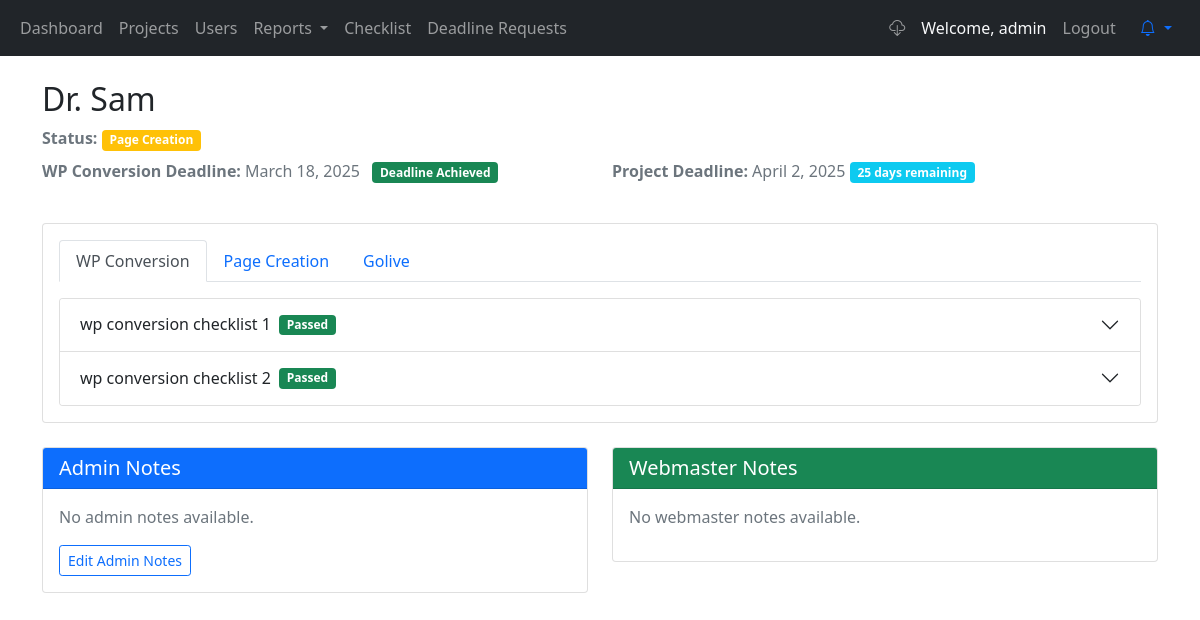
Page /view_project.php?id=161 (signed in) on the committed database.
### tables this page shows
CREATE TABLE IF NOT EXISTS `projects` (
  `id` int NOT NULL AUTO_INCREMENT,
  `name` varchar(100) NOT NULL,
  `webmaster_id` int DEFAULT NULL,
  `current_status` varchar(255) DEFAULT 'wp_conversion',
  `project_deadline` date DEFAULT NULL,
  `wp_conversion_deadline` date DEFAULT NULL,
  `gp_link` varchar(255) DEFAULT NULL,
  `ticket_link` varchar(255) DEFAULT NULL,
  `test_site_link` varchar(255) DEFAULT NULL,
  `live_site_link` varchar(255) DEFAULT NULL,
  `created_at` timestamp NULL DEFAULT CURRENT_TIMESTAMP,
  `updated_at` timestamp NULL DEFAULT CURRENT_TIMESTAMP ON UPDATE CURRENT_TIMESTAMP,
  `admin_notes` text,
  `webmaster_notes` text,
  PRIMARY KEY (`id`),
  UNIQUE KEY `unique_project_name` (`name`),
  KEY `webmaster_id` (`webmaster_id`)
);

CREATE TABLE IF NOT EXISTS `checklist_items` (
  `id` int NOT NULL AUTO_INCREMENT,
  `stage` enum('wp_conversion','page_creation','golive') NOT NULL,
  `title` varchar(255) NOT NULL,
  `how_to_check` text NOT NULL,
  `how_to_fix` text NOT NULL,
  `created_by` int DEFAULT NULL,
  `is_archived` tinyint(1) DEFAULT '0',
  `archived_at` datetime DEFAULT NULL,
  `archived_by` int DEFAULT NULL,
  PRIMARY KEY (`id`),
  KEY `created_by` (`created_by`),
  KEY `idx_archived` (`is_archived`)
);

### includes/functions.php (called while the page is built, shortened)
<?php
function syncProjectChecklist($project_id = null) {
    global $conn;
    $projects_query = $project_id ?
        "SELECT id, created_at FROM projects WHERE id = ?" :
        "SELECT id, created_at FROM projects";
    if ($project_id) {
        $stmt = $conn->prepare($projects_query);
        $stmt->bind_param("i", $project_id);
        $stmt->execute();
        $projects = $stmt->get_result();
    } else {
        $projects = $conn->query($projects_query);
    }
    while ($project = $projects->fetch_assoc()) {
        $query = "SELECT ci.*
                 FROM checklist_items ci
                 LEFT JOIN project_checklist_status pcs
                    ON ci.id = pcs.checklist_item_id
                    AND pcs.project_id = ?
                 WHERE pcs.id IS NULL
                 AND (ci.is_archived = 0 OR ci.archived_at > ?)";
        $stmt = $conn->prepare($query);
        $stmt->bind_param("is", $project['id'], $project['created_at']);
        $stmt->execute();
        $missing_items = $stmt->get_result();
        while ($item = $missing_items->fetch_assoc()) {
            $insert = $conn->prepare("INSERT INTO project_checklist_status
                                    (project_id, checklist_item_id, status, updated_at)
                                    VALUES (?, ?, 'idle', NOW())");
            $insert->bind_param("ii", $project['id'], $item['id']);
            $insert->execute();
        }
    }
}

### includes/config.php (called while the page is built, shortened)
<?php
function getUserRole() {
    return $_SESSION['user_role'] ?? null;
}

### view_project.php (the view, shortened to what this page needs)
<?php
require_once 'includes/config.php';
$project_id = (int)$_GET['id'];
$query = "SELECT p.*, u.username as webmaster_name,
          COALESCE(p.current_status, 'wp_conversion') as current_status,
          p.project_deadline,
          p.wp_conversion_deadline
          FROM projects p
          LEFT JOIN users u ON p.webmaster_id = u.id
          WHERE p.id = ?";
$stmt = $conn->prepare($query);
$stmt->bind_param("i", $project_id);
$stmt->execute();
$project = $stmt->get_result()->fetch_assoc();
$wp_deadline = !empty($project['wp_conversion_deadline']) ? $project['wp_conversion_deadline'] : '';
require_once 'includes/functions.php';
syncProjectChecklist($project_id);
$query = "SELECT ci.*, COALESCE(pcs.status, 'idle') as status,
          (SELECT COUNT(*) FROM comments c
           WHERE c.project_id = ? AND c.checklist_item_id = ci.id) as comment_count
          FROM checklist_items ci
          JOIN project_checklist_status pcs  -- Changed LEFT JOIN to JOIN to only show items in this project
              ON ci.id = pcs.checklist_item_id
              AND pcs.project_id = ?
          ORDER BY ci.stage, ci.id";
$stmt = $conn->prepare($query);
$stmt->bind_param("ii", $project_id, $project_id);
$stmt->execute();
$checklist_items = $stmt->get_result();
require_once 'includes/header.php'
?>
<div class="container mt-4">
    <div class="row mb-4">
        <div class="col">
            <h2><?php echo htmlspecialchars($project['name']); ?></h2>
            <div class="text-muted mb-3">
                <div class="row mb-2">
                    <div class="col-md-6">
                        <strong>Status:</strong>
                        <?php
                        $statuses = !empty($project['current_status']) ? explode(',', $project['current_status']) : [];
                        if (empty($statuses)): ?>
                            <span class="badge bg-secondary me-1">No Status</span>
                        <?php else:
                            sort($statuses);
                            foreach ($statuses as $status):
                                $status_class = 'secondary';
                                if (strpos($status, 'wp_conversion') !== false) {
                                    $status_class = 'info';
                                } elseif (strpos($status, 'page_creation') !== false) {
                                    $status_class = 'warning';
                                } elseif (strpos($status, 'golive') !== false) {
                                    $status_class = 'success';
                                }
                        ?>
                                <span class="badge bg-<?php echo $status_class; ?> me-1">
                                    <?php echo ucwords(str_replace('_', ' ', $status)); ?>
                                </span>
                        <?php
                            endforeach;
                        endif;
                        ?>
                    </div>
                    <div class="col-md-6">
                    </div>
                </div>
                <div class="row">
                    <div class="col-md-6">
                        <strong>WP Conversion Deadline:</strong>
                        <?php
if (!empty($wp_deadline)) {
    $wp_deadline_obj = new DateTime($wp_deadline);
    $wp_deadline_obj->setTime(23, 59, 59);
    $today = new DateTime();
    $using_extended_deadline = false;
    echo date('F j, Y', strtotime($wp_deadline));
    $has_achieved_wp_qa = false;
    if (!$has_achieved_wp_qa && (in_array('page_creation', $statuses) || in_array('page_creation_qa', $statuses) ||
        in_array('golive', $statuses) || in_array('golive_qa', $statuses))) {
        $has_achieved_wp_qa = true;
    }
    $wp_qa_date = null;
    if ($has_achieved_wp_qa) {
        if ($wp_qa_date) {
            if ($using_extended_deadline && $wp_original_deadline_obj && $wp_qa_date > $wp_original_deadline_obj) {
                $missed_text = "Deadline Missed";
                if ($extension_count > 0) {
                    $missed_text .= " ({$extension_count}x)";
                }
                echo ' <span class="badge bg-danger ms-2">' . $missed_text . '</span>';
            }
            elseif ($wp_qa_date <= $wp_deadline_obj) {
                echo ' <span class="badge bg-success ms-2">Deadline Achieved</span>';
            }
            else {
                $missed_text = "Deadline Missed";
                if ($extension_count > 0) {
                    $missed_text .= " ({$extension_count}x)";
                }
                echo ' <span class="badge bg-danger ms-2">' . $missed_text . '</span>';
            }
        } else {
            if ($today <= $wp_deadline_obj) {
                echo ' <span class="badge bg-success ms-2">Deadline Achieved</span>';
            } else {
                $missed_text = "Deadline Missed";
                if ($extension_count > 0) {
                    $missed_text .= " ({$extension_count}x)";
                }
                echo ' <span class="badge bg-danger ms-2">' . $missed_text . '</span>';
            }
        }
    }
} else {
    echo '<span class="text-muted">Not set</span>';
}
?>
                    </div>
                    <div class="col-md-6">
                        <strong>Project Deadline:</strong>
                        <?php
$project_deadline = !empty($project['project_deadline']) ? $project['project_deadline'] : '';
$has_golive_qa_status = in_array('golive_qa', $statuses);
$project_complete_date = null;
if (!empty($project_deadline)) {
    $project_deadline_obj = new DateTime($project_deadline);
    $project_deadline_obj->setTime(23, 59, 59);
    $today = new DateTime();
    $interval = $today->diff($project_deadline_obj);
    $days_remaining = $interval->days;
    echo date('F j, Y', strtotime($project_deadline));
    if ($has_golive_qa_status) {
        if ($project_complete_date) {
            if ($project_complete_date <= $project_deadline_obj || $today <= $project_deadline_obj) {
                echo ' <span class="badge bg-success ms-2">Deadline Achieved</span>';
            } else {
                echo ' <span class="badge bg-danger ms-2">Deadline Missed</span>';
            }
        } else {
            if ($today <= $project_deadline_obj) {
                echo ' <span class="badge bg-success ms-2">Deadline Achieved</span>';
            } else {
                echo ' <span class="badge bg-danger ms-2">Deadline Missed</span>';
            }
        }
    } else {
        if (!$interval->invert) {
            $days_text = $days_remaining . ' days remaining';
            $badge_class = $days_remaining <= 7 ? 'bg-warning' : 'bg-info';
            echo ' <span class="badge ' . $badge_class . '">' . $days_text . '</span>';
        }
    }
} else {
    echo '<span class="text-muted">Not set</span>';
}
?>
                    </div>
                </div>
            </div>
        </div>
    </div>
    <div class="card">
        <div class="card-body">
            <ul class="nav nav-tabs" id="stageTabs" role="tablist">
                <li class="nav-item">
                    <a class="nav-link active" id="wp-tab" data-bs-toggle="tab" href="#wp" role="tab">
                        WP Conversion
                    </a>
                </li>
                <li class="nav-item">
                    <a class="nav-link" id="page-tab" data-bs-toggle="tab" href="#page" role="tab">
                        Page Creation
                    </a>
                </li>
                <li class="nav-item">
                    <a class="nav-link" id="golive-tab" data-bs-toggle="tab" href="#golive" role="tab">
                        Golive
                    </a>
                </li>
            </ul>
            <div class="tab-content mt-3" id="stageTabContent">
                <?php
                $stages = ['wp_conversion', 'page_creation', 'golive'];
                foreach ($stages as $stage):
                    $active = $stage == 'wp_conversion' ? 'show active' : '';
                ?>
                <div class="tab-pane fade <?php echo $active; ?>"
                     id="<?php echo explode('_', $stage)[0]; ?>" role="tabpanel">
                    <div class="accordion" id="<?php echo $stage; ?>Accordion">
                        <?php
                        $checklist_items->data_seek(0);
                        while ($item = $checklist_items->fetch_assoc()):
                            if ($item['stage'] == $stage):
                        ?>
                        <div class="accordion-item">
                            <h2 class="accordion-header">
                                <button class="accordion-button collapsed" type="button"
                                        data-bs-toggle="collapse"
                                        data-bs-target="#item<?php echo $item['id']; ?>">
                                    <?php echo htmlspecialchars($item['title']); ?>
                                   <span class="badge bg-<?php
                                        $status_class = 'secondary';
                                        if ($item['status'] === 'passed') {
                                            $status_class = 'success';
                                        } elseif ($item['status'] === 'failed') {
                                            $status_class = 'danger';
                                        } elseif ($item['status'] === 'fixed') {
                                            $status_class = 'warning';
                                        }
                                        echo $status_class;
                                    ?> ms-2">
                                        <?php echo ucfirst((string)$item['status']); ?>
                                    </span>
                                </button>
                            </h2>
                                    <?php
                                    $user_role = getUserRole();
                                    ?>
                        </div>
                        <?php
                            endif;
                        endwhile;
                        ?>
                    </div>
                </div>
                <?php endforeach; ?>
            </div>
        </div>
    </div>
    <div class="row mt-4">
        <div class="col-md-6">
            <div class="card mb-3">
                <div class="card-header bg-primary text-white">
                    <h5 class="mb-0">Admin Notes</h5>
                </div>
                <div class="card-body">
                    <?php if (!empty($project['admin_notes'])): ?>
                        <p><?php echo nl2br(htmlspecialchars($project['admin_notes'])); ?></p>
                    <?php else: ?>
                        <p class="text-muted">No admin notes available.</p>
                    <?php endif; ?>
                    <?php if ($user_role === 'admin'): ?>
                    <button type="button" class="btn btn-sm btn-outline-primary"
                            data-bs-toggle="modal" data-bs-target="#editAdminNotesModal">
                        Edit Admin Notes
                    </button>
                    <?php endif; ?>
                </div>
            </div>
        </div>
        <div class="col-md-6">
            <div class="card mb-3">
                <div class="card-header bg-success text-white">
                    <h5 class="mb-0">Webmaster Notes</h5>
                </div>
                <div class="card-body">
                    <?php if (!empty($project['webmaster_notes'])): ?>
                        <p><?php echo nl2br(htmlspecialchars($project['webmaster_notes'])); ?></p>
                    <?php else: ?>
                        <p class="text-muted">No webmaster notes available.</p>
                    <?php endif; ?>
                </div>
            </div>
        </div>
    </div>
</div>
</body>
</html>

### rows in the picture
projects: name "Dr. Sam", status "Page Creation", wp_conversion_deadline "March 18, 2025", project_deadline "April 2, 2025"
checklist_items: title "wp conversion checklist 1", status "Passed"
checklist_items: title "wp conversion checklist 2", status "Passed"

### other values in the picture
$_SESSION['username'] "admin"
